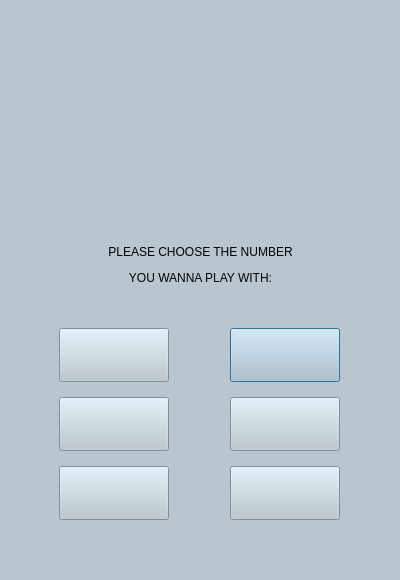
<?xml version="1.0" encoding="UTF-8"?>
<ui version="4.0">
 <class>choose_num_window</class>
 <widget class="QDialog" name="choose_num_window">
  <property name="geometry">
   <rect>
    <x>0</x>
    <y>0</y>
    <width>400</width>
    <height>580</height>
   </rect>
  </property>
  <property name="minimumSize">
   <size>
    <width>400</width>
    <height>580</height>
   </size>
  </property>
  <property name="maximumSize">
   <size>
    <width>400</width>
    <height>580</height>
   </size>
  </property>
  <property name="mouseTracking">
   <bool>true</bool>
  </property>
  <property name="windowTitle">
   <string>PERUKE - Choose</string>
  </property>
  <property name="windowIcon">
   <iconset resource="background.qrc">
    <normaloff>:/newPrefix/icon.png</normaloff>:/newPrefix/icon.png</iconset>
  </property>
  <property name="toolTip">
   <string/>
  </property>
  <property name="whatsThis">
   <string/>
  </property>
  <property name="styleSheet">
   <string notr="true">background-color: rgb(185, 198, 207);</string>
  </property>
  <widget class="QLabel" name="choose_icon">
   <property name="geometry">
    <rect>
     <x>110</x>
     <y>40</y>
     <width>171</width>
     <height>161</height>
    </rect>
   </property>
   <property name="styleSheet">
    <string notr="true">border-image:url(:/img/choose_num_ico.png)</string>
   </property>
   <property name="text">
    <string/>
   </property>
  </widget>
  <widget class="QLabel" name="question_label">
   <property name="geometry">
    <rect>
     <x>0</x>
     <y>220</y>
     <width>401</width>
     <height>91</height>
    </rect>
   </property>
   <property name="styleSheet">
    <string notr="true">font: 15pt &quot;SetoFont&quot;;</string>
   </property>
   <property name="text">
    <string>&lt;html&gt;&lt;head/&gt;&lt;body&gt;&lt;p align=&quot;center&quot;&gt;PLEASE CHOOSE THE NUMBER&lt;/p&gt;&lt;p align=&quot;center&quot;&gt;YOU WANNA PLAY WITH:&lt;/p&gt;&lt;/body&gt;&lt;/html&gt;</string>
   </property>
  </widget>
  <widget class="QWidget" name="gridLayoutWidget">
   <property name="geometry">
    <rect>
     <x>59</x>
     <y>319</y>
     <width>281</width>
     <height>211</height>
    </rect>
   </property>
   <layout class="QGridLayout" name="gridLayout">
    <item row="0" column="2">
     <widget class="QPushButton" name="pushbutton2">
      <property name="sizePolicy">
       <sizepolicy hsizetype="Fixed" vsizetype="Fixed">
        <horstretch>0</horstretch>
        <verstretch>0</verstretch>
       </sizepolicy>
      </property>
      <property name="minimumSize">
       <size>
        <width>110</width>
        <height>54</height>
       </size>
      </property>
      <property name="maximumSize">
       <size>
        <width>110</width>
        <height>54</height>
       </size>
      </property>
      <property name="cursor">
       <cursorShape>PointingHandCursor</cursorShape>
      </property>
      <property name="styleSheet">
       <string notr="true">border-image: url(:/img/2_button.png)</string>
      </property>
      <property name="text">
       <string/>
      </property>
     </widget>
    </item>
    <item row="0" column="0">
     <widget class="QPushButton" name="pushbutton1">
      <property name="sizePolicy">
       <sizepolicy hsizetype="Fixed" vsizetype="Fixed">
        <horstretch>0</horstretch>
        <verstretch>0</verstretch>
       </sizepolicy>
      </property>
      <property name="minimumSize">
       <size>
        <width>110</width>
        <height>54</height>
       </size>
      </property>
      <property name="maximumSize">
       <size>
        <width>110</width>
        <height>54</height>
       </size>
      </property>
      <property name="cursor">
       <cursorShape>PointingHandCursor</cursorShape>
      </property>
      <property name="styleSheet">
       <string notr="true">border-image: url(:/img/1_button.png);</string>
      </property>
      <property name="text">
       <string/>
      </property>
     </widget>
    </item>
    <item row="1" column="0">
     <widget class="QPushButton" name="pushbutton3">
      <property name="sizePolicy">
       <sizepolicy hsizetype="Fixed" vsizetype="Fixed">
        <horstretch>0</horstretch>
        <verstretch>0</verstretch>
       </sizepolicy>
      </property>
      <property name="minimumSize">
       <size>
        <width>110</width>
        <height>54</height>
       </size>
      </property>
      <property name="maximumSize">
       <size>
        <width>110</width>
        <height>54</height>
       </size>
      </property>
      <property name="cursor">
       <cursorShape>PointingHandCursor</cursorShape>
      </property>
      <property name="styleSheet">
       <string notr="true">border-image: url(:/img/3_button.png)</string>
      </property>
      <property name="text">
       <string/>
      </property>
     </widget>
    </item>
    <item row="1" column="2">
     <widget class="QPushButton" name="pushbutton4">
      <property name="sizePolicy">
       <sizepolicy hsizetype="Fixed" vsizetype="Fixed">
        <horstretch>0</horstretch>
        <verstretch>0</verstretch>
       </sizepolicy>
      </property>
      <property name="minimumSize">
       <size>
        <width>110</width>
        <height>54</height>
       </size>
      </property>
      <property name="maximumSize">
       <size>
        <width>110</width>
        <height>54</height>
       </size>
      </property>
      <property name="cursor">
       <cursorShape>PointingHandCursor</cursorShape>
      </property>
      <property name="styleSheet">
       <string notr="true">border-image: url(:/img/4_button.png)</string>
      </property>
      <property name="text">
       <string/>
      </property>
     </widget>
    </item>
    <item row="2" column="0">
     <widget class="QPushButton" name="pushbutton5">
      <property name="sizePolicy">
       <sizepolicy hsizetype="Fixed" vsizetype="Fixed">
        <horstretch>0</horstretch>
        <verstretch>0</verstretch>
       </sizepolicy>
      </property>
      <property name="minimumSize">
       <size>
        <width>110</width>
        <height>54</height>
       </size>
      </property>
      <property name="maximumSize">
       <size>
        <width>110</width>
        <height>54</height>
       </size>
      </property>
      <property name="cursor">
       <cursorShape>PointingHandCursor</cursorShape>
      </property>
      <property name="styleSheet">
       <string notr="true">border-image: url(:/img/5_button.png)</string>
      </property>
      <property name="text">
       <string/>
      </property>
     </widget>
    </item>
    <item row="2" column="2">
     <widget class="QPushButton" name="pushbutton6">
      <property name="sizePolicy">
       <sizepolicy hsizetype="Fixed" vsizetype="Fixed">
        <horstretch>0</horstretch>
        <verstretch>0</verstretch>
       </sizepolicy>
      </property>
      <property name="minimumSize">
       <size>
        <width>110</width>
        <height>54</height>
       </size>
      </property>
      <property name="maximumSize">
       <size>
        <width>110</width>
        <height>54</height>
       </size>
      </property>
      <property name="cursor">
       <cursorShape>PointingHandCursor</cursorShape>
      </property>
      <property name="styleSheet">
       <string notr="true">border-image: url(:/img/6_button.png)</string>
      </property>
      <property name="text">
       <string/>
      </property>
     </widget>
    </item>
    <item row="1" column="1">
     <spacer name="horizontalSpacer">
      <property name="orientation">
       <enum>Qt::Horizontal</enum>
      </property>
      <property name="sizeHint" stdset="0">
       <size>
        <width>40</width>
        <height>20</height>
       </size>
      </property>
     </spacer>
    </item>
   </layout>
  </widget>
 </widget>
 <resources>
  <include location="background.qrc"/>
  <include location="game.qrc"/>
 </resources>
 <connections/>
</ui>
